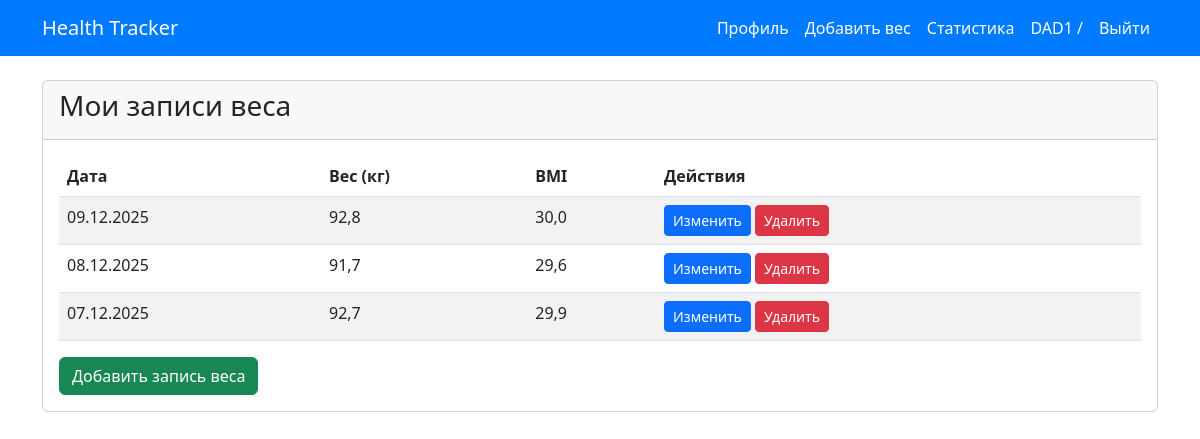
The page /weight/ (signed in) on the database its author committed.
### users/models.py (models this page shows, shortened)
class CustomUser(AbstractUser):
    email = models.EmailField(unique=True)

class UserProfile(models.Model):
    GENDER_CHOICES = [
        ('M', 'Мужской'),
        ('F', 'Женский'),
    ]
    user = models.OneToOneField(CustomUser, on_delete=models.CASCADE, related_name='profile')
    date_of_birth = models.DateField(null=True, blank=True)
    height = models.PositiveIntegerField(null=True, blank=True)  # Рост в сантиметрах
    gender = models.CharField(max_length=1, choices=GENDER_CHOICES, blank=True)

### tracker/models.py (models this page shows, shortened)
class WeightEntry(models.Model):
    user = models.ForeignKey(CustomUser, on_delete=models.CASCADE, related_name='weight_entries')
    weight = models.FloatField()  # Вес в килограммах
    date = models.DateField(default=date.today, editable=True)
    def calculate_bmi(self):
        if hasattr(self.user, 'profile') and self.user.profile.height:
            height_m = self.user.profile.height / 100  # Переводим рост в метры
            return round(self.weight / (height_m ** 2), 1)
        return None

### tracker/views.py (the view)
# urls.py: path('weight/', tracker_views.WeightListView.as_view(), name='weight-list'),
class WeightListView(LoginRequiredMixin, ListView):
    model = WeightEntry
    template_name = 'tracker/weight_list.html'
    context_object_name = 'entries'
    def get_queryset(self):
        return WeightEntry.objects.filter(user=self.request.user).order_by('-date')

### templates/tracker/weight_list.html
{% extends 'base.html' %}
{% block content %}
<div class="row">
    <div class="col-md-12">
        <div class="card">
            <div class="card-header">
                <h3>Мои записи веса</h3>
            </div>
            <div class="card-body">
                {% if entries %}
                    <table class="table table-striped">
                        <thead>
                            <tr>
                                <th>Дата</th>
                                <th>Вес (кг)</th>
                                <th>BMI</th>
                                <th>Действия</th>
                            </tr>
                        </thead>
                        <tbody>
                            {% for entry in entries %}
                            <tr>
                                <td>{{ entry.date|date:"d.m.Y" }}</td>
                                <td>{{ entry.weight }}</td>
                                <td>
                                    {% if entry.calculate_bmi %}
                                        {{ entry.calculate_bmi }}
                                    {% else %}
                                        Н/Д
                                    {% endif %}
                                </td>
                                <td>
                                    <a href="{% url 'weight-edit' entry.pk %}" class="btn btn-sm btn-primary">Изменить</a>
                                    <a href="{% url 'weight-delete' entry.pk %}" class="btn btn-sm btn-danger">Удалить</a>
                                </td>
                            </tr>
                            {% endfor %}
                        </tbody>
                    </table>
                {% else %}
                    <p>У вас пока нет записей о весе.</p>
                {% endif %}
                <a href="{% url 'add-weight' %}" class="btn btn-success">Добавить запись веса</a>
            </div>
        </div>
    </div>
</div>
{% endblock %}

### templates/base.html (shortened to what this page needs)
<!DOCTYPE html>
<html lang="ru">
<head>
    <link href="https://cdn.jsdelivr.net/npm/bootstrap@5.3.0/dist/css/bootstrap.min.css" rel="stylesheet">
</head>
<body>
    <nav class="navbar navbar-expand-lg navbar-dark fixed-top">
        <div class="container">
            <a class="navbar-brand" href="{% url 'home' %}">Health Tracker</a>
            <div class="collapse navbar-collapse" id="navbarNav">
                <ul class="navbar-nav ms-auto">
                    {% if user.is_authenticated %}
                        <li class="nav-item">
                            <a class="nav-link" href="{% url 'profile' %}">Профиль</a>
                        </li>
                        <li class="nav-item">
                            <a class="nav-link" href="{% url 'add-weight' %}">Добавить вес</a>
                        </li>
                        <li class="nav-item">
                            <a class="nav-link" href="{% url 'statistics' %}">Статистика</a>
                        </li>
                        <li class="nav-item">
                            <span class="nav-link"> {{ user.username }} / </span>
                        </li>
                        <li class="nav-item">
                            <a class="nav-link" href="{% url 'logout' %}">Выйти</a>
                        </li>
                    {% endif %}
                </ul>
            </div>
        </div>
    </nav>
    <div class="container mt-4">
        {% block content %}{% endblock %}
    </div>
</body>
</html>

### templates/base.html (style rules this page uses)
.navbar { background-color: #007bff !important; }
.navbar-brand, .nav-link { color: white !important; }
body { padding-top: 56px; }

### rows shown on the page
CustomUser: username "DAD1"
WeightEntry: date "09.12.2025", weight "92,8", calculate_bmi "30,0"
WeightEntry: date "08.12.2025", weight "91,7", calculate_bmi "29,6"
WeightEntry: date "07.12.2025", weight "92,7", calculate_bmi "29,9"
